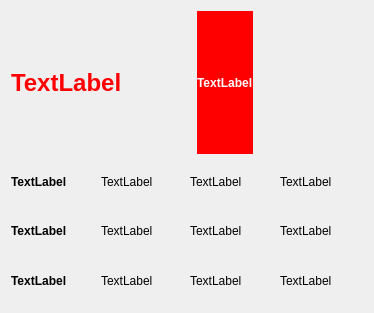
<?xml version="1.0" encoding="UTF-8"?>
<ui version="4.0">
 <class>Form</class>
 <widget class="QWidget" name="Form">
  <property name="geometry">
   <rect>
    <x>0</x>
    <y>0</y>
    <width>374</width>
    <height>313</height>
   </rect>
  </property>
  <property name="windowTitle">
   <string>Form</string>
  </property>
  <layout class="QVBoxLayout" name="verticalLayout">
   <item>
    <layout class="QHBoxLayout" name="horizontalLayout">
     <item>
      <widget class="QLabel" name="label_1">
       <property name="minimumSize">
        <size>
         <width>180</width>
         <height>0</height>
        </size>
       </property>
       <property name="font">
        <font>
         <pointsize>18</pointsize>
         <weight>75</weight>
         <bold>true</bold>
        </font>
       </property>
       <property name="styleSheet">
        <string notr="true">color:red</string>
       </property>
       <property name="text">
        <string>TextLabel</string>
       </property>
      </widget>
     </item>
     <item>
      <widget class="QLabel" name="label_2">
       <property name="font">
        <font>
         <weight>75</weight>
         <bold>true</bold>
        </font>
       </property>
       <property name="styleSheet">
        <string notr="true">color:white; background-color:red</string>
       </property>
       <property name="text">
        <string>TextLabel</string>
       </property>
      </widget>
     </item>
     <item>
      <spacer name="horizontalSpacer">
       <property name="orientation">
        <enum>Qt::Horizontal</enum>
       </property>
       <property name="sizeHint" stdset="0">
        <size>
         <width>40</width>
         <height>20</height>
        </size>
       </property>
      </spacer>
     </item>
    </layout>
   </item>
   <item>
    <layout class="QGridLayout" name="gridLayout_2">
     <item row="0" column="0">
      <widget class="QLabel" name="label_3">
       <property name="font">
        <font>
         <weight>75</weight>
         <bold>true</bold>
        </font>
       </property>
       <property name="text">
        <string>TextLabel</string>
       </property>
      </widget>
     </item>
     <item row="2" column="0">
      <widget class="QLabel" name="label_11">
       <property name="font">
        <font>
         <weight>75</weight>
         <bold>true</bold>
        </font>
       </property>
       <property name="text">
        <string>TextLabel</string>
       </property>
      </widget>
     </item>
     <item row="2" column="1">
      <widget class="QLabel" name="label_12">
       <property name="text">
        <string>TextLabel</string>
       </property>
      </widget>
     </item>
     <item row="0" column="3">
      <widget class="QLabel" name="label_6">
       <property name="text">
        <string>TextLabel</string>
       </property>
      </widget>
     </item>
     <item row="0" column="1">
      <widget class="QLabel" name="label_4">
       <property name="text">
        <string>TextLabel</string>
       </property>
      </widget>
     </item>
     <item row="2" column="2">
      <widget class="QLabel" name="label_13">
       <property name="text">
        <string>TextLabel</string>
       </property>
      </widget>
     </item>
     <item row="2" column="3">
      <widget class="QLabel" name="label_14">
       <property name="text">
        <string>TextLabel</string>
       </property>
      </widget>
     </item>
     <item row="0" column="2">
      <widget class="QLabel" name="label_5">
       <property name="text">
        <string>TextLabel</string>
       </property>
      </widget>
     </item>
     <item row="1" column="0">
      <widget class="QLabel" name="label_7">
       <property name="font">
        <font>
         <weight>75</weight>
         <bold>true</bold>
        </font>
       </property>
       <property name="text">
        <string>TextLabel</string>
       </property>
      </widget>
     </item>
     <item row="1" column="1">
      <widget class="QLabel" name="label_8">
       <property name="text">
        <string>TextLabel</string>
       </property>
      </widget>
     </item>
     <item row="1" column="2">
      <widget class="QLabel" name="label_9">
       <property name="text">
        <string>TextLabel</string>
       </property>
      </widget>
     </item>
     <item row="1" column="3">
      <widget class="QLabel" name="label_10">
       <property name="text">
        <string>TextLabel</string>
       </property>
      </widget>
     </item>
    </layout>
   </item>
  </layout>
 </widget>
 <resources/>
 <connections/>
</ui>
